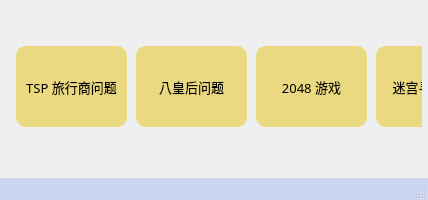
<?xml version="1.0" encoding="UTF-8"?>
<ui version="4.0">
 <class>MainWindow</class>
 <widget class="QMainWindow" name="MainWindow">
  <property name="geometry">
   <rect>
    <x>0</x>
    <y>0</y>
    <width>428</width>
    <height>200</height>
   </rect>
  </property>
  <property name="windowTitle">
   <string>可视化演示系统</string>
  </property>
  <widget class="QWidget" name="centralwidget">
   <widget class="QWidget" name="widget" native="true">
    <property name="geometry">
     <rect>
      <x>6</x>
      <y>6</y>
      <width>416</width>
      <height>152</height>
     </rect>
    </property>
    <property name="sizePolicy">
     <sizepolicy hsizetype="Preferred" vsizetype="Expanding">
      <horstretch>0</horstretch>
      <verstretch>2</verstretch>
     </sizepolicy>
    </property>
    <property name="styleSheet">
     <string notr="true"/>
    </property>
    <widget class="QPushButton" name="pushButton_1">
     <property name="enabled">
      <bool>true</bool>
     </property>
     <property name="geometry">
      <rect>
       <x>10</x>
       <y>40</y>
       <width>111</width>
       <height>81</height>
      </rect>
     </property>
     <property name="palette">
      <palette>
       <active>
        <colorrole role="WindowText">
         <brush brushstyle="SolidPattern">
          <color alpha="255">
           <red>0</red>
           <green>0</green>
           <blue>0</blue>
          </color>
         </brush>
        </colorrole>
        <colorrole role="Button">
         <brush brushstyle="SolidPattern">
          <color alpha="255">
           <red>235</red>
           <green>217</green>
           <blue>129</blue>
          </color>
         </brush>
        </colorrole>
        <colorrole role="Text">
         <brush brushstyle="SolidPattern">
          <color alpha="255">
           <red>0</red>
           <green>0</green>
           <blue>0</blue>
          </color>
         </brush>
        </colorrole>
        <colorrole role="ButtonText">
         <brush brushstyle="SolidPattern">
          <color alpha="255">
           <red>0</red>
           <green>0</green>
           <blue>0</blue>
          </color>
         </brush>
        </colorrole>
        <colorrole role="Base">
         <brush brushstyle="SolidPattern">
          <color alpha="255">
           <red>235</red>
           <green>217</green>
           <blue>129</blue>
          </color>
         </brush>
        </colorrole>
        <colorrole role="Window">
         <brush brushstyle="SolidPattern">
          <color alpha="255">
           <red>235</red>
           <green>217</green>
           <blue>129</blue>
          </color>
         </brush>
        </colorrole>
        <colorrole role="Highlight">
         <brush brushstyle="SolidPattern">
          <color alpha="255">
           <red>39</red>
           <green>191</green>
           <blue>115</blue>
          </color>
         </brush>
        </colorrole>
        <colorrole role="PlaceholderText">
         <brush brushstyle="SolidPattern">
          <color alpha="128">
           <red>0</red>
           <green>0</green>
           <blue>0</blue>
          </color>
         </brush>
        </colorrole>
       </active>
       <inactive>
        <colorrole role="WindowText">
         <brush brushstyle="SolidPattern">
          <color alpha="255">
           <red>0</red>
           <green>0</green>
           <blue>0</blue>
          </color>
         </brush>
        </colorrole>
        <colorrole role="Button">
         <brush brushstyle="SolidPattern">
          <color alpha="255">
           <red>235</red>
           <green>217</green>
           <blue>129</blue>
          </color>
         </brush>
        </colorrole>
        <colorrole role="Text">
         <brush brushstyle="SolidPattern">
          <color alpha="255">
           <red>0</red>
           <green>0</green>
           <blue>0</blue>
          </color>
         </brush>
        </colorrole>
        <colorrole role="ButtonText">
         <brush brushstyle="SolidPattern">
          <color alpha="255">
           <red>0</red>
           <green>0</green>
           <blue>0</blue>
          </color>
         </brush>
        </colorrole>
        <colorrole role="Base">
         <brush brushstyle="SolidPattern">
          <color alpha="255">
           <red>235</red>
           <green>217</green>
           <blue>129</blue>
          </color>
         </brush>
        </colorrole>
        <colorrole role="Window">
         <brush brushstyle="SolidPattern">
          <color alpha="255">
           <red>235</red>
           <green>217</green>
           <blue>129</blue>
          </color>
         </brush>
        </colorrole>
        <colorrole role="Highlight">
         <brush brushstyle="SolidPattern">
          <color alpha="255">
           <red>39</red>
           <green>191</green>
           <blue>115</blue>
          </color>
         </brush>
        </colorrole>
        <colorrole role="PlaceholderText">
         <brush brushstyle="SolidPattern">
          <color alpha="128">
           <red>0</red>
           <green>0</green>
           <blue>0</blue>
          </color>
         </brush>
        </colorrole>
       </inactive>
       <disabled>
        <colorrole role="WindowText">
         <brush brushstyle="SolidPattern">
          <color alpha="255">
           <red>0</red>
           <green>0</green>
           <blue>0</blue>
          </color>
         </brush>
        </colorrole>
        <colorrole role="Button">
         <brush brushstyle="SolidPattern">
          <color alpha="255">
           <red>235</red>
           <green>217</green>
           <blue>129</blue>
          </color>
         </brush>
        </colorrole>
        <colorrole role="Text">
         <brush brushstyle="SolidPattern">
          <color alpha="255">
           <red>0</red>
           <green>0</green>
           <blue>0</blue>
          </color>
         </brush>
        </colorrole>
        <colorrole role="ButtonText">
         <brush brushstyle="SolidPattern">
          <color alpha="255">
           <red>0</red>
           <green>0</green>
           <blue>0</blue>
          </color>
         </brush>
        </colorrole>
        <colorrole role="Base">
         <brush brushstyle="SolidPattern">
          <color alpha="255">
           <red>235</red>
           <green>217</green>
           <blue>129</blue>
          </color>
         </brush>
        </colorrole>
        <colorrole role="Window">
         <brush brushstyle="SolidPattern">
          <color alpha="255">
           <red>235</red>
           <green>217</green>
           <blue>129</blue>
          </color>
         </brush>
        </colorrole>
        <colorrole role="Highlight">
         <brush brushstyle="SolidPattern">
          <color alpha="255">
           <red>39</red>
           <green>191</green>
           <blue>115</blue>
          </color>
         </brush>
        </colorrole>
        <colorrole role="PlaceholderText">
         <brush brushstyle="SolidPattern">
          <color alpha="128">
           <red>0</red>
           <green>0</green>
           <blue>0</blue>
          </color>
         </brush>
        </colorrole>
       </disabled>
      </palette>
     </property>
     <property name="font">
      <font>
       <family>方正粗黑宋简体</family>
       <pointsize>10</pointsize>
       <italic>false</italic>
       <bold>false</bold>
      </font>
     </property>
     <property name="styleSheet">
      <string notr="true">font: 10pt &quot;方正粗黑宋简体&quot;;
background-color:rgb(235, 217, 129);
border-radius:10px;
color:rgb(0, 0, 0)</string>
     </property>
     <property name="text">
      <string>TSP 旅行商问题</string>
     </property>
    </widget>
    <widget class="QPushButton" name="pushButton_2">
     <property name="enabled">
      <bool>true</bool>
     </property>
     <property name="geometry">
      <rect>
       <x>130</x>
       <y>40</y>
       <width>111</width>
       <height>81</height>
      </rect>
     </property>
     <property name="palette">
      <palette>
       <active>
        <colorrole role="WindowText">
         <brush brushstyle="SolidPattern">
          <color alpha="255">
           <red>0</red>
           <green>0</green>
           <blue>0</blue>
          </color>
         </brush>
        </colorrole>
        <colorrole role="Button">
         <brush brushstyle="SolidPattern">
          <color alpha="255">
           <red>235</red>
           <green>217</green>
           <blue>129</blue>
          </color>
         </brush>
        </colorrole>
        <colorrole role="Text">
         <brush brushstyle="SolidPattern">
          <color alpha="255">
           <red>0</red>
           <green>0</green>
           <blue>0</blue>
          </color>
         </brush>
        </colorrole>
        <colorrole role="ButtonText">
         <brush brushstyle="SolidPattern">
          <color alpha="255">
           <red>0</red>
           <green>0</green>
           <blue>0</blue>
          </color>
         </brush>
        </colorrole>
        <colorrole role="Base">
         <brush brushstyle="SolidPattern">
          <color alpha="255">
           <red>235</red>
           <green>217</green>
           <blue>129</blue>
          </color>
         </brush>
        </colorrole>
        <colorrole role="Window">
         <brush brushstyle="SolidPattern">
          <color alpha="255">
           <red>235</red>
           <green>217</green>
           <blue>129</blue>
          </color>
         </brush>
        </colorrole>
        <colorrole role="Highlight">
         <brush brushstyle="SolidPattern">
          <color alpha="255">
           <red>39</red>
           <green>191</green>
           <blue>115</blue>
          </color>
         </brush>
        </colorrole>
        <colorrole role="PlaceholderText">
         <brush brushstyle="SolidPattern">
          <color alpha="128">
           <red>0</red>
           <green>0</green>
           <blue>0</blue>
          </color>
         </brush>
        </colorrole>
       </active>
       <inactive>
        <colorrole role="WindowText">
         <brush brushstyle="SolidPattern">
          <color alpha="255">
           <red>0</red>
           <green>0</green>
           <blue>0</blue>
          </color>
         </brush>
        </colorrole>
        <colorrole role="Button">
         <brush brushstyle="SolidPattern">
          <color alpha="255">
           <red>235</red>
           <green>217</green>
           <blue>129</blue>
          </color>
         </brush>
        </colorrole>
        <colorrole role="Text">
         <brush brushstyle="SolidPattern">
          <color alpha="255">
           <red>0</red>
           <green>0</green>
           <blue>0</blue>
          </color>
         </brush>
        </colorrole>
        <colorrole role="ButtonText">
         <brush brushstyle="SolidPattern">
          <color alpha="255">
           <red>0</red>
           <green>0</green>
           <blue>0</blue>
          </color>
         </brush>
        </colorrole>
        <colorrole role="Base">
         <brush brushstyle="SolidPattern">
          <color alpha="255">
           <red>235</red>
           <green>217</green>
           <blue>129</blue>
          </color>
         </brush>
        </colorrole>
        <colorrole role="Window">
         <brush brushstyle="SolidPattern">
          <color alpha="255">
           <red>235</red>
           <green>217</green>
           <blue>129</blue>
          </color>
         </brush>
        </colorrole>
        <colorrole role="Highlight">
         <brush brushstyle="SolidPattern">
          <color alpha="255">
           <red>39</red>
           <green>191</green>
           <blue>115</blue>
          </color>
         </brush>
        </colorrole>
        <colorrole role="PlaceholderText">
         <brush brushstyle="SolidPattern">
          <color alpha="128">
           <red>0</red>
           <green>0</green>
           <blue>0</blue>
          </color>
         </brush>
        </colorrole>
       </inactive>
       <disabled>
        <colorrole role="WindowText">
         <brush brushstyle="SolidPattern">
          <color alpha="255">
           <red>0</red>
           <green>0</green>
           <blue>0</blue>
          </color>
         </brush>
        </colorrole>
        <colorrole role="Button">
         <brush brushstyle="SolidPattern">
          <color alpha="255">
           <red>235</red>
           <green>217</green>
           <blue>129</blue>
          </color>
         </brush>
        </colorrole>
        <colorrole role="Text">
         <brush brushstyle="SolidPattern">
          <color alpha="255">
           <red>0</red>
           <green>0</green>
           <blue>0</blue>
          </color>
         </brush>
        </colorrole>
        <colorrole role="ButtonText">
         <brush brushstyle="SolidPattern">
          <color alpha="255">
           <red>0</red>
           <green>0</green>
           <blue>0</blue>
          </color>
         </brush>
        </colorrole>
        <colorrole role="Base">
         <brush brushstyle="SolidPattern">
          <color alpha="255">
           <red>235</red>
           <green>217</green>
           <blue>129</blue>
          </color>
         </brush>
        </colorrole>
        <colorrole role="Window">
         <brush brushstyle="SolidPattern">
          <color alpha="255">
           <red>235</red>
           <green>217</green>
           <blue>129</blue>
          </color>
         </brush>
        </colorrole>
        <colorrole role="Highlight">
         <brush brushstyle="SolidPattern">
          <color alpha="255">
           <red>39</red>
           <green>191</green>
           <blue>115</blue>
          </color>
         </brush>
        </colorrole>
        <colorrole role="PlaceholderText">
         <brush brushstyle="SolidPattern">
          <color alpha="128">
           <red>0</red>
           <green>0</green>
           <blue>0</blue>
          </color>
         </brush>
        </colorrole>
       </disabled>
      </palette>
     </property>
     <property name="font">
      <font>
       <family>方正粗黑宋简体</family>
       <pointsize>10</pointsize>
       <italic>false</italic>
       <bold>false</bold>
      </font>
     </property>
     <property name="styleSheet">
      <string notr="true">font: 10pt &quot;方正粗黑宋简体&quot;;
background-color:rgb(235, 217, 129);
border-radius:10px;
color:rgb(0, 0, 0)</string>
     </property>
     <property name="text">
      <string>八皇后问题</string>
     </property>
    </widget>
    <widget class="QPushButton" name="pushButton_3">
     <property name="enabled">
      <bool>true</bool>
     </property>
     <property name="geometry">
      <rect>
       <x>250</x>
       <y>40</y>
       <width>111</width>
       <height>81</height>
      </rect>
     </property>
     <property name="palette">
      <palette>
       <active>
        <colorrole role="WindowText">
         <brush brushstyle="SolidPattern">
          <color alpha="255">
           <red>0</red>
           <green>0</green>
           <blue>0</blue>
          </color>
         </brush>
        </colorrole>
        <colorrole role="Button">
         <brush brushstyle="SolidPattern">
          <color alpha="255">
           <red>235</red>
           <green>217</green>
           <blue>129</blue>
          </color>
         </brush>
        </colorrole>
        <colorrole role="Text">
         <brush brushstyle="SolidPattern">
          <color alpha="255">
           <red>0</red>
           <green>0</green>
           <blue>0</blue>
          </color>
         </brush>
        </colorrole>
        <colorrole role="ButtonText">
         <brush brushstyle="SolidPattern">
          <color alpha="255">
           <red>0</red>
           <green>0</green>
           <blue>0</blue>
          </color>
         </brush>
        </colorrole>
        <colorrole role="Base">
         <brush brushstyle="SolidPattern">
          <color alpha="255">
           <red>235</red>
           <green>217</green>
           <blue>129</blue>
          </color>
         </brush>
        </colorrole>
        <colorrole role="Window">
         <brush brushstyle="SolidPattern">
          <color alpha="255">
           <red>235</red>
           <green>217</green>
           <blue>129</blue>
          </color>
         </brush>
        </colorrole>
        <colorrole role="Highlight">
         <brush brushstyle="SolidPattern">
          <color alpha="255">
           <red>39</red>
           <green>191</green>
           <blue>115</blue>
          </color>
         </brush>
        </colorrole>
        <colorrole role="PlaceholderText">
         <brush brushstyle="SolidPattern">
          <color alpha="128">
           <red>0</red>
           <green>0</green>
           <blue>0</blue>
          </color>
         </brush>
        </colorrole>
       </active>
       <inactive>
        <colorrole role="WindowText">
         <brush brushstyle="SolidPattern">
          <color alpha="255">
           <red>0</red>
           <green>0</green>
           <blue>0</blue>
          </color>
         </brush>
        </colorrole>
        <colorrole role="Button">
         <brush brushstyle="SolidPattern">
          <color alpha="255">
           <red>235</red>
           <green>217</green>
           <blue>129</blue>
          </color>
         </brush>
        </colorrole>
        <colorrole role="Text">
         <brush brushstyle="SolidPattern">
          <color alpha="255">
           <red>0</red>
           <green>0</green>
           <blue>0</blue>
          </color>
         </brush>
        </colorrole>
        <colorrole role="ButtonText">
         <brush brushstyle="SolidPattern">
          <color alpha="255">
           <red>0</red>
           <green>0</green>
           <blue>0</blue>
          </color>
         </brush>
        </colorrole>
        <colorrole role="Base">
         <brush brushstyle="SolidPattern">
          <color alpha="255">
           <red>235</red>
           <green>217</green>
           <blue>129</blue>
          </color>
         </brush>
        </colorrole>
        <colorrole role="Window">
         <brush brushstyle="SolidPattern">
          <color alpha="255">
           <red>235</red>
           <green>217</green>
           <blue>129</blue>
          </color>
         </brush>
        </colorrole>
        <colorrole role="Highlight">
         <brush brushstyle="SolidPattern">
          <color alpha="255">
           <red>39</red>
           <green>191</green>
           <blue>115</blue>
          </color>
         </brush>
        </colorrole>
        <colorrole role="PlaceholderText">
         <brush brushstyle="SolidPattern">
          <color alpha="128">
           <red>0</red>
           <green>0</green>
           <blue>0</blue>
          </color>
         </brush>
        </colorrole>
       </inactive>
       <disabled>
        <colorrole role="WindowText">
         <brush brushstyle="SolidPattern">
          <color alpha="255">
           <red>0</red>
           <green>0</green>
           <blue>0</blue>
          </color>
         </brush>
        </colorrole>
        <colorrole role="Button">
         <brush brushstyle="SolidPattern">
          <color alpha="255">
           <red>235</red>
           <green>217</green>
           <blue>129</blue>
          </color>
         </brush>
        </colorrole>
        <colorrole role="Text">
         <brush brushstyle="SolidPattern">
          <color alpha="255">
           <red>0</red>
           <green>0</green>
           <blue>0</blue>
          </color>
         </brush>
        </colorrole>
        <colorrole role="ButtonText">
         <brush brushstyle="SolidPattern">
          <color alpha="255">
           <red>0</red>
           <green>0</green>
           <blue>0</blue>
          </color>
         </brush>
        </colorrole>
        <colorrole role="Base">
         <brush brushstyle="SolidPattern">
          <color alpha="255">
           <red>235</red>
           <green>217</green>
           <blue>129</blue>
          </color>
         </brush>
        </colorrole>
        <colorrole role="Window">
         <brush brushstyle="SolidPattern">
          <color alpha="255">
           <red>235</red>
           <green>217</green>
           <blue>129</blue>
          </color>
         </brush>
        </colorrole>
        <colorrole role="Highlight">
         <brush brushstyle="SolidPattern">
          <color alpha="255">
           <red>39</red>
           <green>191</green>
           <blue>115</blue>
          </color>
         </brush>
        </colorrole>
        <colorrole role="PlaceholderText">
         <brush brushstyle="SolidPattern">
          <color alpha="128">
           <red>0</red>
           <green>0</green>
           <blue>0</blue>
          </color>
         </brush>
        </colorrole>
       </disabled>
      </palette>
     </property>
     <property name="font">
      <font>
       <family>方正粗黑宋简体</family>
       <pointsize>10</pointsize>
       <italic>false</italic>
       <bold>false</bold>
      </font>
     </property>
     <property name="styleSheet">
      <string notr="true">font: 10pt &quot;方正粗黑宋简体&quot;;
background-color:rgb(235, 217, 129);
border-radius:10px;
color:rgb(0, 0, 0)</string>
     </property>
     <property name="text">
      <string>2048 游戏</string>
     </property>
    </widget>
    <widget class="QPushButton" name="pushButton_4">
     <property name="enabled">
      <bool>true</bool>
     </property>
     <property name="geometry">
      <rect>
       <x>370</x>
       <y>40</y>
       <width>111</width>
       <height>81</height>
      </rect>
     </property>
     <property name="palette">
      <palette>
       <active>
        <colorrole role="WindowText">
         <brush brushstyle="SolidPattern">
          <color alpha="255">
           <red>0</red>
           <green>0</green>
           <blue>0</blue>
          </color>
         </brush>
        </colorrole>
        <colorrole role="Button">
         <brush brushstyle="SolidPattern">
          <color alpha="255">
           <red>235</red>
           <green>217</green>
           <blue>129</blue>
          </color>
         </brush>
        </colorrole>
        <colorrole role="Text">
         <brush brushstyle="SolidPattern">
          <color alpha="255">
           <red>0</red>
           <green>0</green>
           <blue>0</blue>
          </color>
         </brush>
        </colorrole>
        <colorrole role="ButtonText">
         <brush brushstyle="SolidPattern">
          <color alpha="255">
           <red>0</red>
           <green>0</green>
           <blue>0</blue>
          </color>
         </brush>
        </colorrole>
        <colorrole role="Base">
         <brush brushstyle="SolidPattern">
          <color alpha="255">
           <red>235</red>
           <green>217</green>
           <blue>129</blue>
          </color>
         </brush>
        </colorrole>
        <colorrole role="Window">
         <brush brushstyle="SolidPattern">
          <color alpha="255">
           <red>235</red>
           <green>217</green>
           <blue>129</blue>
          </color>
         </brush>
        </colorrole>
        <colorrole role="Highlight">
         <brush brushstyle="SolidPattern">
          <color alpha="255">
           <red>39</red>
           <green>191</green>
           <blue>115</blue>
          </color>
         </brush>
        </colorrole>
        <colorrole role="PlaceholderText">
         <brush brushstyle="SolidPattern">
          <color alpha="128">
           <red>0</red>
           <green>0</green>
           <blue>0</blue>
          </color>
         </brush>
        </colorrole>
       </active>
       <inactive>
        <colorrole role="WindowText">
         <brush brushstyle="SolidPattern">
          <color alpha="255">
           <red>0</red>
           <green>0</green>
           <blue>0</blue>
          </color>
         </brush>
        </colorrole>
        <colorrole role="Button">
         <brush brushstyle="SolidPattern">
          <color alpha="255">
           <red>235</red>
           <green>217</green>
           <blue>129</blue>
          </color>
         </brush>
        </colorrole>
        <colorrole role="Text">
         <brush brushstyle="SolidPattern">
          <color alpha="255">
           <red>0</red>
           <green>0</green>
           <blue>0</blue>
          </color>
         </brush>
        </colorrole>
        <colorrole role="ButtonText">
         <brush brushstyle="SolidPattern">
          <color alpha="255">
           <red>0</red>
           <green>0</green>
           <blue>0</blue>
          </color>
         </brush>
        </colorrole>
        <colorrole role="Base">
         <brush brushstyle="SolidPattern">
          <color alpha="255">
           <red>235</red>
           <green>217</green>
           <blue>129</blue>
          </color>
         </brush>
        </colorrole>
        <colorrole role="Window">
         <brush brushstyle="SolidPattern">
          <color alpha="255">
           <red>235</red>
           <green>217</green>
           <blue>129</blue>
          </color>
         </brush>
        </colorrole>
        <colorrole role="Highlight">
         <brush brushstyle="SolidPattern">
          <color alpha="255">
           <red>39</red>
           <green>191</green>
           <blue>115</blue>
          </color>
         </brush>
        </colorrole>
        <colorrole role="PlaceholderText">
         <brush brushstyle="SolidPattern">
          <color alpha="128">
           <red>0</red>
           <green>0</green>
           <blue>0</blue>
          </color>
         </brush>
        </colorrole>
       </inactive>
       <disabled>
        <colorrole role="WindowText">
         <brush brushstyle="SolidPattern">
          <color alpha="255">
           <red>0</red>
           <green>0</green>
           <blue>0</blue>
          </color>
         </brush>
        </colorrole>
        <colorrole role="Button">
         <brush brushstyle="SolidPattern">
          <color alpha="255">
           <red>235</red>
           <green>217</green>
           <blue>129</blue>
          </color>
         </brush>
        </colorrole>
        <colorrole role="Text">
         <brush brushstyle="SolidPattern">
          <color alpha="255">
           <red>0</red>
           <green>0</green>
           <blue>0</blue>
          </color>
         </brush>
        </colorrole>
        <colorrole role="ButtonText">
         <brush brushstyle="SolidPattern">
          <color alpha="255">
           <red>0</red>
           <green>0</green>
           <blue>0</blue>
          </color>
         </brush>
        </colorrole>
        <colorrole role="Base">
         <brush brushstyle="SolidPattern">
          <color alpha="255">
           <red>235</red>
           <green>217</green>
           <blue>129</blue>
          </color>
         </brush>
        </colorrole>
        <colorrole role="Window">
         <brush brushstyle="SolidPattern">
          <color alpha="255">
           <red>235</red>
           <green>217</green>
           <blue>129</blue>
          </color>
         </brush>
        </colorrole>
        <colorrole role="Highlight">
         <brush brushstyle="SolidPattern">
          <color alpha="255">
           <red>39</red>
           <green>191</green>
           <blue>115</blue>
          </color>
         </brush>
        </colorrole>
        <colorrole role="PlaceholderText">
         <brush brushstyle="SolidPattern">
          <color alpha="128">
           <red>0</red>
           <green>0</green>
           <blue>0</blue>
          </color>
         </brush>
        </colorrole>
       </disabled>
      </palette>
     </property>
     <property name="font">
      <font>
       <family>方正粗黑宋简体</family>
       <pointsize>10</pointsize>
       <italic>false</italic>
       <bold>false</bold>
      </font>
     </property>
     <property name="styleSheet">
      <string notr="true">font: 10pt &quot;方正粗黑宋简体&quot;;
background-color:rgb(235, 217, 129);
border-radius:10px;
color:rgb(0, 0, 0)</string>
     </property>
     <property name="text">
      <string>迷宫寻路问题</string>
     </property>
    </widget>
   </widget>
  </widget>
  <widget class="QMenuBar" name="menubar">
   <property name="geometry">
    <rect>
     <x>0</x>
     <y>0</y>
     <width>428</width>
     <height>18</height>
    </rect>
   </property>
   <property name="styleSheet">
    <string notr="true">#menubar{
	background-color:#ccd5f0;
}</string>
   </property>
  </widget>
  <widget class="QStatusBar" name="statusbar">
   <property name="font">
    <font>
     <pointsize>10</pointsize>
    </font>
   </property>
   <property name="styleSheet">
    <string notr="true">#statusbar{
	background-color:#ccd5f0;
}</string>
   </property>
  </widget>
  <action name="action11">
   <property name="text">
    <string>bayg29</string>
   </property>
   <property name="font">
    <font>
     <pointsize>10</pointsize>
    </font>
   </property>
  </action>
  <action name="action12">
   <property name="text">
    <string>att48</string>
   </property>
   <property name="font">
    <font>
     <pointsize>10</pointsize>
    </font>
   </property>
  </action>
  <action name="action211">
   <property name="text">
    <string>直接运行</string>
   </property>
   <property name="font">
    <font>
     <pointsize>10</pointsize>
    </font>
   </property>
  </action>
  <action name="action212">
   <property name="text">
    <string>运行并演示</string>
   </property>
   <property name="font">
    <font>
     <pointsize>10</pointsize>
    </font>
   </property>
  </action>
  <action name="action221">
   <property name="text">
    <string>直接运行</string>
   </property>
   <property name="font">
    <font>
     <pointsize>10</pointsize>
    </font>
   </property>
  </action>
  <action name="action222">
   <property name="text">
    <string>运行并演示</string>
   </property>
   <property name="font">
    <font>
     <pointsize>10</pointsize>
    </font>
   </property>
  </action>
  <action name="action231">
   <property name="text">
    <string>直接运行</string>
   </property>
  </action>
  <action name="action232">
   <property name="text">
    <string>运行并演示</string>
   </property>
  </action>
  <action name="action13">
   <property name="text">
    <string>st70</string>
   </property>
  </action>
  <action name="action51">
   <property name="text">
    <string>1x</string>
   </property>
  </action>
  <action name="action52">
   <property name="text">
    <string>2x</string>
   </property>
  </action>
  <action name="action53">
   <property name="text">
    <string>5x</string>
   </property>
  </action>
  <action name="action61">
   <property name="text">
    <string>继续</string>
   </property>
  </action>
  <action name="action62">
   <property name="text">
    <string>暂停</string>
   </property>
  </action>
 </widget>
 <resources/>
 <connections>
  <connection>
   <sender>menubar</sender>
   <signal>triggered(QAction*)</signal>
   <receiver>MainWindow</receiver>
   <slot>deal_menu(QAction*)</slot>
   <hints>
    <hint type="sourcelabel">
     <x>117</x>
     <y>11</y>
    </hint>
    <hint type="destinationlabel">
     <x>118</x>
     <y>-27</y>
    </hint>
   </hints>
  </connection>
 </connections>
 <slots>
  <slot>deal_menu(QAction*)</slot>
 </slots>
</ui>
